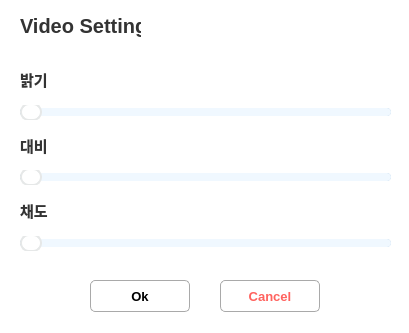
<?xml version="1.0" encoding="UTF-8"?>
<ui version="4.0">
 <class>SliderDialog</class>
 <widget class="QWidget" name="SliderDialog">
  <property name="geometry">
   <rect>
    <x>0</x>
    <y>0</y>
    <width>409</width>
    <height>333</height>
   </rect>
  </property>
  <property name="windowTitle">
   <string>VideoSetting</string>
  </property>
  <property name="styleSheet">
   <string notr="true">QWidget{
    background-color: rgba(255, 255, 255, 100);  /* 배경 색상과 투명도 */
    border-radius: 15px;        /* 모서리 둥글게 */
}</string>
  </property>
  <widget class="QPushButton" name="okButton">
   <property name="geometry">
    <rect>
     <x>90</x>
     <y>280</y>
     <width>100</width>
     <height>32</height>
    </rect>
   </property>
   <property name="styleSheet">
    <string notr="true">/* OK 버튼 스타일 */
QPushButton#okButton {
    background-color: rgba(0, 0, 0, 0);  /* 밝은 회색 */
    color: #000000;             /* 글자색 검정 */
    font-size: 13px;            /* 글자 크기 */
    font-weight: bold;
    border: 1px solid #A9A9A9;  /* 진한 회색 테두리 */
    border-radius: 5px;         /* 모서리를 살짝 둥글게 */
    padding: 5px 15px;          /* 버튼 안쪽 여백 */
}

/* OK 버튼 hover 효과 */
QPushButton#okButton:hover {
  background-color:  rgba(170, 201, 227, 50);
}</string>
   </property>
   <property name="text">
    <string>Ok</string>
   </property>
  </widget>
  <widget class="QPushButton" name="cancelButton">
   <property name="geometry">
    <rect>
     <x>220</x>
     <y>280</y>
     <width>100</width>
     <height>32</height>
    </rect>
   </property>
   <property name="styleSheet">
    <string notr="true">/* OK 버튼 스타일 */
QPushButton{
    background-color: rgba(0, 0, 0, 0);  /* 밝은 회색 */
    color: rgb(255, 98, 94);             /* 글자색 검정 */
    font-size: 13px;            /* 글자 크기 */
    font-weight: bold;
    border: 1px solid #A9A9A9;  /* 진한 회색 테두리 */
    border-radius: 5px;         /* 모서리를 살짝 둥글게 */
    padding: 5px 15px;          /* 버튼 안쪽 여백 */
}

/* OK 버튼 hover 효과 */
QPushButton:hover {
    background-color:  rgba(170, 201, 227, 50);
}</string>
   </property>
   <property name="text">
    <string>Cancel</string>
   </property>
  </widget>
  <widget class="QWidget" name="verticalLayoutWidget">
   <property name="geometry">
    <rect>
     <x>20</x>
     <y>60</y>
     <width>371</width>
     <height>191</height>
    </rect>
   </property>
   <layout class="QVBoxLayout" name="verticalLayout" stretch="0,3,0,3,0,3">
    <item>
     <widget class="QLabel" name="label">
      <property name="styleSheet">
       <string notr="true">font-size: 15px;
font-weight: bold;
color: #333333;
 background-color: transparent;
    border: none; /* 테두리 제거 */</string>
      </property>
      <property name="text">
       <string>밝기</string>
      </property>
     </widget>
    </item>
    <item>
     <widget class="QSlider" name="brightnessSlider">
      <property name="styleSheet">
       <string notr="true">/* QSlider 스타일 */
QSlider {
    background: transparent;
}

QSlider::groove:horizontal {
    height: 8px;
    border-radius: 4px;
    background: rgb(170, 201, 227);
}

QSlider::handle:horizontal {
    background: #FFFFFF; /* 동그란 버튼 색상 */
    border: 2px solid rgb(230, 232, 232); /* 버튼 외곽선 */
    width: 18px;
    height: 18px;
    border-radius: 9px;
    margin: -5px 0; /* 버튼의 세로 위치 중앙 정렬 */
}

QSlider::handle:horizontal:hover {
    background: #B0DAFF; /* 호버 상태에서의 버튼 색상 */
    border: 2px solid #F0F8FF; /* 호버 상태 외곽선 */
}

QSlider::sub-page:horizontal {
    background:   rgb(168,197,218);
    border-radius: 4px;
}

QSlider::add-page:horizontal {
    background: #F0F8FF; /* 비활성화된 영역 색상 */
    border-radius: 4px;
}
</string>
      </property>
      <property name="orientation">
       <enum>Qt::Horizontal</enum>
      </property>
     </widget>
    </item>
    <item>
     <widget class="QLabel" name="label_2">
      <property name="styleSheet">
       <string notr="true">font-size: 15px;
font-weight: bold;
color: #333333;
 background-color: transparent;
    border: none; /* 테두리 제거 */</string>
      </property>
      <property name="text">
       <string>대비</string>
      </property>
     </widget>
    </item>
    <item>
     <widget class="QSlider" name="contrastSlider">
      <property name="styleSheet">
       <string notr="true">/* QSlider 스타일 */
QSlider {
    background: transparent;
}

QSlider::groove:horizontal {
    height: 8px;
    border-radius: 4px;
    background: rgb(170, 201, 227);
}

QSlider::handle:horizontal {
    background: #FFFFFF; /* 동그란 버튼 색상 */
    border: 2px solid rgb(230, 232, 232); /* 버튼 외곽선 */
    width: 18px;
    height: 18px;
    border-radius: 9px;
    margin: -5px 0; /* 버튼의 세로 위치 중앙 정렬 */
}

QSlider::handle:horizontal:hover {
    background: #B0DAFF; /* 호버 상태에서의 버튼 색상 */
    border: 2px solid #F0F8FF; /* 호버 상태 외곽선 */
}

QSlider::sub-page:horizontal {
    background:   rgb(168,197,218);
    border-radius: 4px;
}

QSlider::add-page:horizontal {
    background: #F0F8FF; /* 비활성화된 영역 색상 */
    border-radius: 4px;
}
</string>
      </property>
      <property name="orientation">
       <enum>Qt::Horizontal</enum>
      </property>
     </widget>
    </item>
    <item>
     <widget class="QLabel" name="label_3">
      <property name="styleSheet">
       <string notr="true">font-size: 15px;
font-weight: bold;
color: #333333;
 background-color: transparent;
    border: none; /* 테두리 제거 */</string>
      </property>
      <property name="text">
       <string>채도</string>
      </property>
     </widget>
    </item>
    <item>
     <widget class="QSlider" name="saturationSlider">
      <property name="styleSheet">
       <string notr="true">/* QSlider 스타일 */
QSlider {
    background: transparent;
}

QSlider::groove:horizontal {
    height: 8px;
    border-radius: 4px;
    background: rgb(170, 201, 227);
}

QSlider::handle:horizontal {
    background: #FFFFFF; /* 동그란 버튼 색상 */
    border: 2px solid rgb(230, 232, 232); /* 버튼 외곽선 */
    width: 18px;
    height: 18px;
    border-radius: 9px;
    margin: -5px 0; /* 버튼의 세로 위치 중앙 정렬 */
}

QSlider::handle:horizontal:hover {
    background: #B0DAFF; /* 호버 상태에서의 버튼 색상 */
    border: 2px solid #F0F8FF; /* 호버 상태 외곽선 */
}

QSlider::sub-page:horizontal {
    background:   rgb(168,197,218);
    border-radius: 4px;
}

QSlider::add-page:horizontal {
    background: #F0F8FF; /* 비활성화된 영역 색상 */
    border-radius: 4px;
}
</string>
      </property>
      <property name="orientation">
       <enum>Qt::Horizontal</enum>
      </property>
     </widget>
    </item>
   </layout>
  </widget>
  <widget class="QLabel" name="label_4">
   <property name="geometry">
    <rect>
     <x>20</x>
     <y>10</y>
     <width>121</width>
     <height>31</height>
    </rect>
   </property>
   <property name="styleSheet">
    <string notr="true">font-size: 20px;
font-weight: bold;
color: #333333;
border: none;
background-color: transparent;</string>
   </property>
   <property name="text">
    <string>Video Setting</string>
   </property>
  </widget>
 </widget>
 <resources/>
 <connections/>
</ui>
